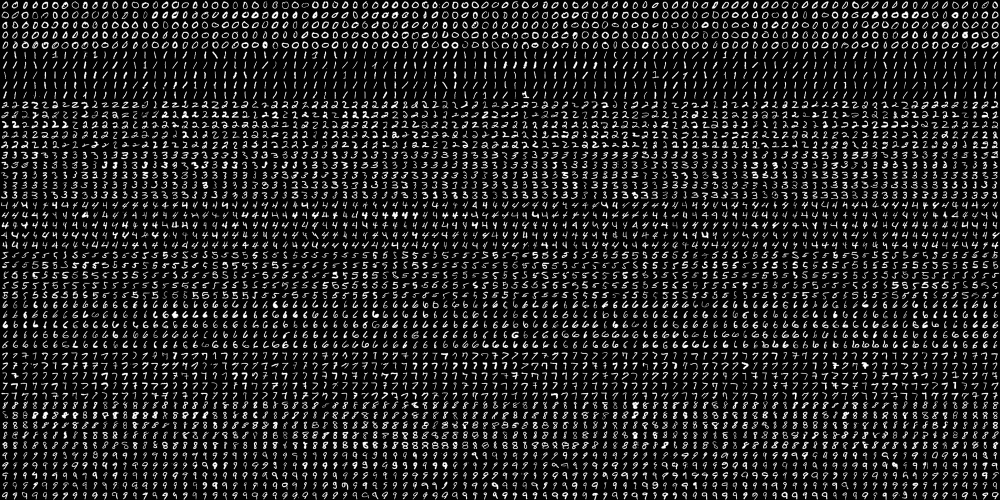
#> input picture Doh/1912 Playing Cards/digits.png, 2000 x 1000 px (shown at 1/2 size)
$ jupyter execute --allow-errors 'HOG MNIST.ipynb'
#> lines starting #> are read from the running program, lines starting #| are printed output that depends on the picture
[cell 1]
import numpy as np
import cv2
import matplotlib.pyplot as plt

[cell 2]
digits = cv2.imread('digits.png', cv2.IMREAD_GRAYSCALE)
#> digits is the input picture: shape (1000, 2000); min 0, max 255, mean 33.8

h, w = digits.shape[:2]
#> h = 1000; w = 2000
hog = cv2.HOGDescriptor((20, 20), (10, 10), (5, 5), (5, 5), 9)

cells = [np.hsplit(row, w//20) for row in np.vsplit(digits, h//20)]
#> cells = 50 items
cells = np.array(cells)
cells = cells.reshape(-1, 20, 20)

desc = []
for img in cells:
    dd = hog.compute(img)
    desc.append(dd)
#> after the loop, desc = 5000 items

train_desc = np.array(desc).squeeze().astype(np.float32)
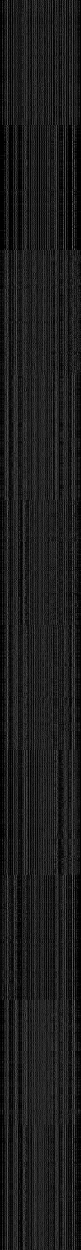
#> train_desc: shape (5000, 324) float32 (shown at 1/4 size); min 0, max 0.995, mean 0.111
train_labels = np.repeat(np.arange(10), len(train_desc)/10)
#> train_labels = 5000 values from 0 to 9

# Training SVM

svm = cv2.ml.SVM_create()
svm.setType(cv2.ml.SVM_C_SVC)
svm.setKernel(cv2.ml.SVM_RBF)
svm.setC(2.5)
svm.setGamma(0.50625)
svm.train(train_desc, cv2.ml.ROW_SAMPLE, train_labels)

# Tests

img = np.zeros((400, 400), np.uint8)

plt.imshow(img)
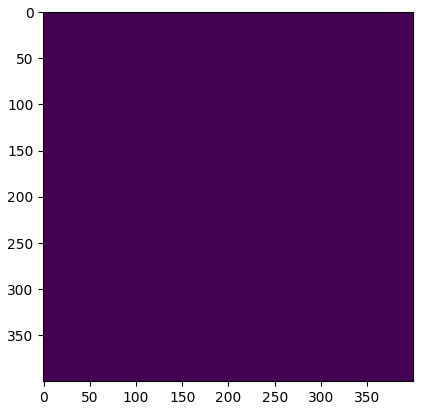
#> figure drawn by matplotlib, 1 panel

[cell 3]
img_resize = cv2.resize(img, (20, 20), interpolation=cv2.INTER_AREA)

desc = hog.compute(img_resize)
test_desc = np.array(desc).astype(np.float32)

#> (the rest of this cell did not finish here and is left out)

[cell 4]
img = cv2.imread('heart3.jpg', cv2.IMREAD_GRAYSCALE)
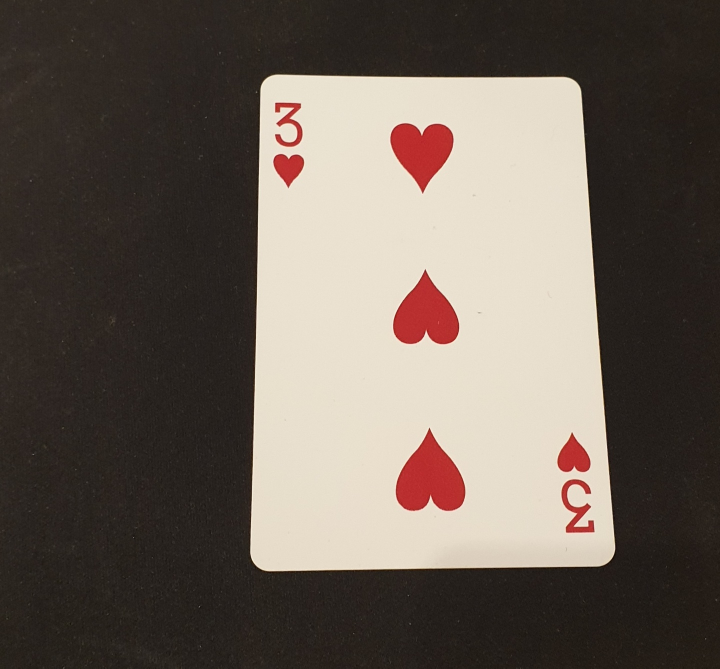
#> input picture Doh/1912 Playing Cards/heart3.jpg, 1440 x 1337 px (shown at 1/2 size)
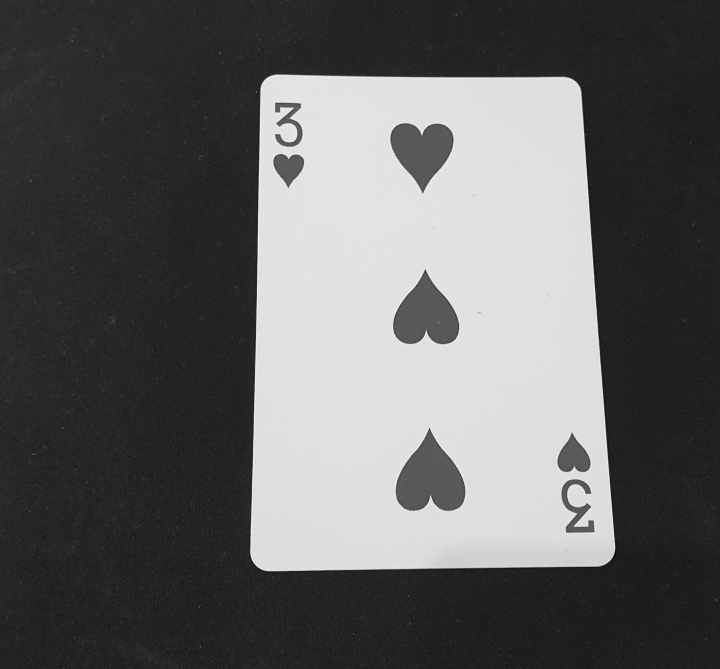
#> img: shape (1337, 1440) (shown at 1/2 size); min 5, max 251, mean 98
